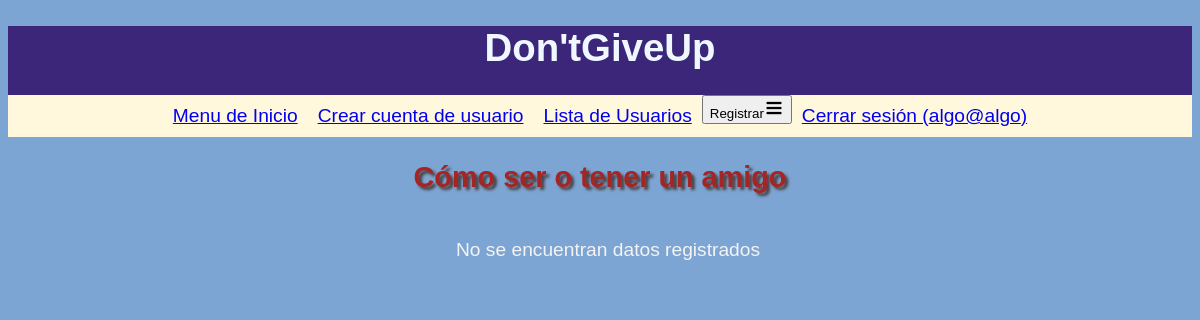
The app's page /amigo.php (signed in), older data.
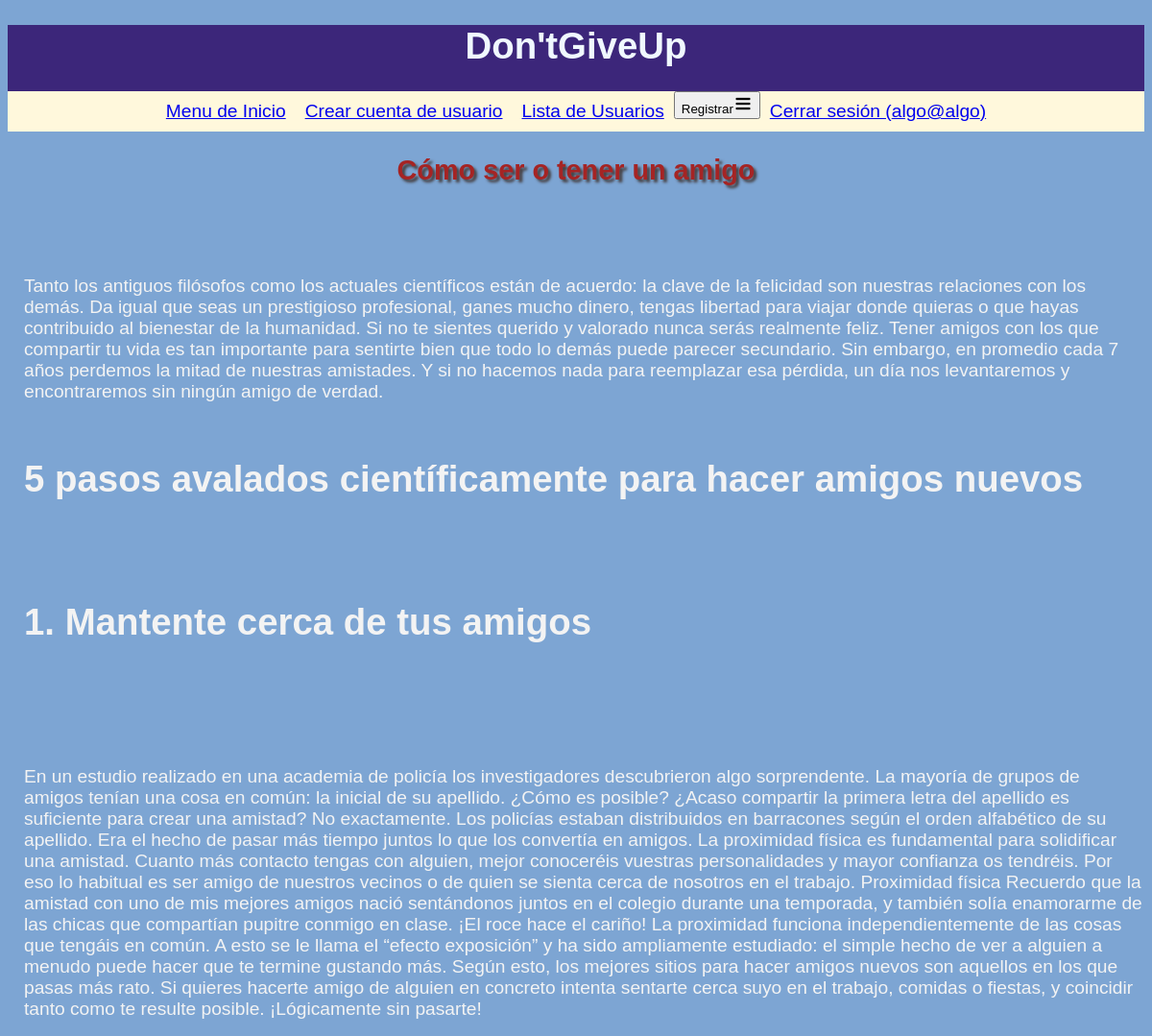
The same page, newer data.
### tables this page shows
CREATE TABLE `amigo` (
  `id` int(11) NOT NULL,
  `titulo` varchar(500) NOT NULL,
  `contenido` text NOT NULL
);

### amigo.php (the view, shortened to what this page needs)
<?php
include 'config.php';
$db = new PDO("mysql:host=$direccion;dbname=$bd;charset=utf8mb4", $usuario, $pass);
$stmt=$db ->query("SELECT * FROM amigo");
$guia =$stmt->fetchAll();
?>
<!DOCTYPE html>
<html lang="en">
<head>
    <link rel="stylesheet" href="style.css">
</head>
<body>
    <?php include 'cabecera.php' ?>
    <h2>Cómo ser o tener un amigo</h2>
    <div id="tabla">
        <table>
            <tr>
                <th></th>
            </tr>
        <?php if(count($guia) == 0) { ?>
            <tr>
                <td colspan="5"
                style="text-align:center;">No se encuentran datos registrados</td>
            </tr>
        <?php } ?>
        <?php foreach($guia as $g) { ?>
        <tr>
            <td><h1><?php echo $g["titulo"] ?></h1><br>
                <?php echo $g["contenido"] ?></td>
            </tr>
        <?php } ?>
        </table>
    </div>
</body>
</html>

Row changes from the older to the newer data that the page shows:
added amigo: contenido "Tanto los antiguos filósofos como los actuales científicos están de acuerdo: la clave de la felicidad son nuestras relaciones con los demás. Da igual que seas un prestigioso profesional, ganes mucho dinero, tengas libertad para viajar donde quieras o que hayas contribuido al bienestar de la humanidad. Si no te sientes querido y valorado nunca serás realmente feliz. Tener amigos con los que compartir tu vida es tan importante para sentirte bien que todo lo demás puede parecer secundario. Sin embargo, en promedio cada 7 años perdemos la mitad de nuestras amistades. Y si no hacemos nada para reemplazar esa pérdida, un día nos levantaremos y encontraremos sin ningún amigo de verdad."
added amigo: titulo "5 pasos avalados científicamente para hacer amigos nuevos"
added amigo: titulo "1. Mantente cerca de tus amigos"
added amigo: contenido "En un estudio realizado en una academia de policía los investigadores descubrieron algo sorprendente. La mayoría de grupos de amigos tenían una cosa en común: la inicial de su apellido. ¿Cómo es posible? ¿Acaso compartir la primera letra del apellido es suficiente para crear una amistad? No exactamente. Los policías estaban distribuidos en barracones según el orden alfabético de su apellido. Era el hecho de pasar más tiempo juntos lo que los convertía en amigos. La proximidad física es fundamental para solidificar una amistad. Cuanto más contacto tengas con alguien, mejor conoceréis vuestras personalidades y mayor confianza os tendréis. Por eso lo habitual es ser amigo de nuestros vecinos o…"
Text that changed along with them:
text no longer shown: "No se encuentran datos registrados"
